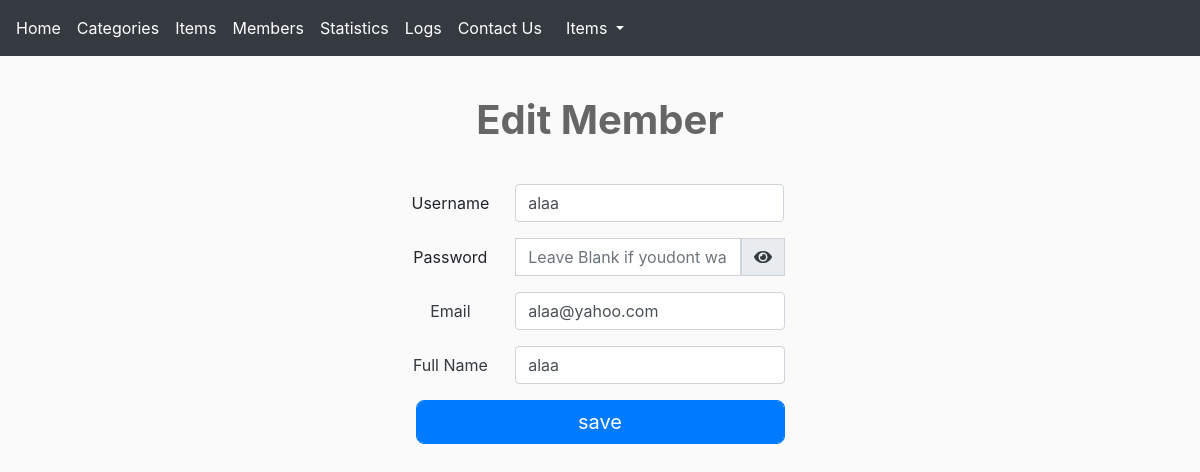
Page /members.php?do=Edit&userid=2 (signed in) on the committed database.
### tables this page shows
CREATE TABLE `users` (
  `UserID` int(11) NOT NULL,
  `Username` varchar(255) NOT NULL,
  `Password` varchar(255) NOT NULL,
  `Email` varchar(255) NOT NULL,
  `FullName` varchar(255) NOT NULL,
  `GroupID` int(11) NOT NULL DEFAULT 0,
  `TrustStatus` int(11) NOT NULL DEFAULT 0,
  `RegStatus` int(11) NOT NULL DEFAULT 0,
  `Date` date NOT NULL
);

### members.php (the view, shortened to what this page needs)
<?php
if(isset($_SESSION['Username'])) {
    include 'ini.php';
    $do = isset($_GET['do']) ? $do = $_GET['do'] : $do = 'Manage';
if ($do  == 'Manage') {
    $query = '';
    if (isset($_GET['page']) && $_GET['page'] == 'Pending') {
        $query = 'And RegStatus = 0';
    }
$stmt = $con->prepare("SELECT * FROM users WHERE UserID !=1  $query");
$stmt->execute();
$rows = $stmt->fetchAll()
?>
<h1 class="text-center">Mange Members</h1>
    <div class="container">
        <div class="table-responsive">
        <table class="table table-bordered text-center main-table">
        <thead>
            <tr>
                <td>#ID</td>
                <td>Username</td>
                <td>Email</td>
                <td>FullName</td>
                <td>Registerd date</td>
                <td>Control </td>
            </tr>
        </thead>
        <tbody>
<?php
  foreach($rows as $row) {
      echo "<tr>";
      echo "<td>" . $row['UserID'] . "</td>";
      echo "<td>" . $row['Username'] . "</td>";
      echo "<td>" . $row['Email'] . "</td>";
      echo "<td>" . $row['FullName'] . "</td>";
      echo "<td>" . $row['Date'] . "</td>";
      echo '<td class="form-group">
      <a href="members.php?do=Edit&userid='.$row["UserID"].'" class="btn-sm mb-2 btn-success form-control"><i class="fas fa-edit"></i><span class="btn-edit">Edit</span></a>
      <a href="members.php?do=Delete&userid='.$row["UserID"].'"  class="btn-sm btn-danger form-control confirm"><i class="fas fa-trash-alt"></i><span class="btn-delt">Delete</span></a>';
        if ($row['RegStatus'] == 0) {
           echo '<a href="members.php?do=Activate&userid='.$row["UserID"].'"  class="btn-sm btn-info form-control  mt-2"><i class="fas fa-trash-alt"></i><span class="btn-delt"> Activate </span></a>';
        }
            echo "</td>";
      echo "</tr>";
  }
?>
        </tbody>
        </table>
        </div>
        <a href ="members.php?do=Add" class="btn btn-primary"><i class="fas fa-plus"></i> New Member</a>
    </div>
   <?php }  elseif ($do =='Edit') {
                $userid = isset($_GET['userid']) && is_numeric($_GET['userid']) ? intval($_GET['userid']) : 0 ;
                        $stmt = $con->prepare("SELECT * FROM  users  WHERE  UserID = ? ");
                        $stmt->execute(array($userid));
                        $row = $stmt->fetch();
                        $count = $stmt->rowCount();
                        if ($count > 0) { ?>
                                        <h1 class="text-center">Edit Member</h1>
                                    <div class="container">
                                    <form action="?do=Update" method="POST" id="add-form">
                                    <div class="form-group row">
                                        <label class="col-sm-2.1 m-auto control-lable">Username</label>
                                            <div class="col-sm-10 col-md-9">
                                                <input type="text" name="username" class="form-control" value = "<?php echo $row['Username'] ?>"
                                                autocomplete ="off" required = "required" >
                                            </div>
                                    </div>
                                    <div class="form-group row">
                                        <label class="col-sm-2.1 m-auto control-label">Password</label>
                                        <div class="input-group col-sm-10 col-md-9">
                                                <input type="password" name="newpassword" class="form-control input-group" id="pass" autocomplete ="new-password" placeholder = "Leave Blank if youdont want to change" >
                                            <div class="input-group-prepend">
                                                    <div class="input-group-text">
                                                    <a href="#" class="text-dark" id="icon-click"><i class="fas fa-eye" id="icon"></i>
                                            </div>
                                                    </div>
                                        </div>
                                    </div>
                                    <div class="form-group row">
                                        <label class="col-sm-2.1 m-auto control-lable">Email</label>
                                            <div class="col-sm-10 col-md-9">
                                                <input type="email" name="email" value='<?php echo $row["Email"] ?>' class="form-control" required = "required">
                                            </div>
                                    </div>
                                    <div class="form-group row">
                                        <label class="col-sm-2.1 m-auto control-lable">Full Name</label>
                                            <div class="col-sm-10 col-md-9">
                                                <input type="text" name="full" class="form-control" value ="<?php  echo $row['FullName'] ?>" required = "required">
                                            </div>
                                    </div>
                                        <div class="form-group">
                                            <input  type="submit" value="save" class="btn btn-primary btn-lg rounded-lg form-control p-0">
                                        </div>
                                    </form>
                                    </div>
    <?php } else {
            echo ' '.'There Is No Such ID';
    }
       }
    include 'footer.php';
} else {
    header ('Location: index.php');
    exit();
}

### layout/css/all.css (style rules this page uses)
.fa-eye:before { content: "\f06e"; }

### layout/css/backend.css (style rules this page uses)
body { background-color:#FAFAFA ; font-size: 16px; }
h1 { font-size: 2.5rem; margin: 40px 0; font-weight: bold; color: #666; }
input.form-control { position: relative; }
@media (min-width: 1200px) { #add-form { max-width: 408px; margin: 0 auto; } }
@media (min-width: 684px) { #add-form { max-width: 369px; margin: 0 auto; } }
.rounded-lg { border-radius:.5rem !important; }
a:not(.btn) { text-decoration: none; }

### rows in the picture
users: username "alaa", email "alaa@yahoo.com", full "alaa"

### other values in the picture
lang('HOME_ADMIN') "Home"
lang('CATEGORIES') "Categories"
lang('ITEMS') "Items"
lang('MEMBERS') "Members"
lang('STATISICE') "Statistics"
lang('LOGS') "Logs"
